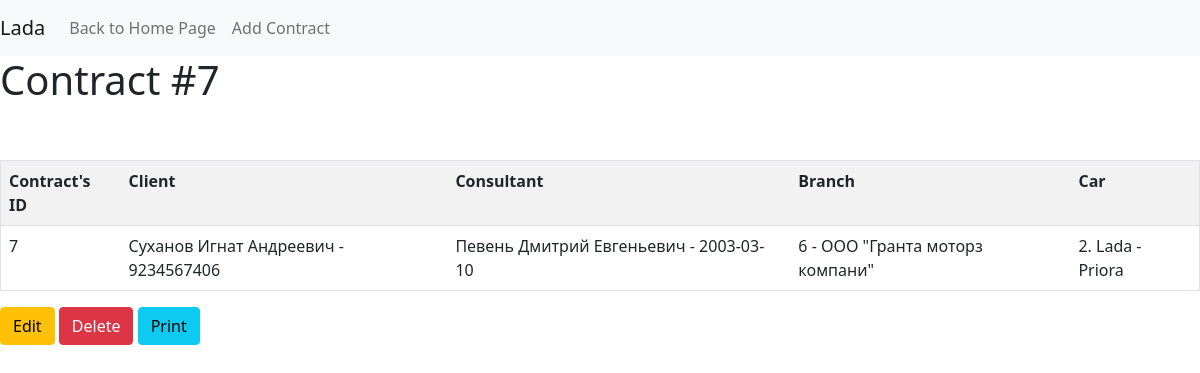
Screenshot of /contracts/7/ with the database file from the repository.
### main/models.py (models this page shows, shortened)
class Contract(models.Model):
    client = models.ForeignKey(
        to = Client,
        on_delete = models.CASCADE,
        verbose_name = 'Номер клиента',
        null = False,
    )
    consultant = models.ForeignKey(
        to = Consultant,
        on_delete = models.CASCADE,
        verbose_name = 'Номер консультанта',
        null = False,
    )
    branch = models.ForeignKey(
        to = Branch,
        on_delete = models.CASCADE,
        verbose_name = 'Номер филиала',
        null = False,
    )
    car = models.ForeignKey(
        to = Car,
        on_delete = models.CASCADE,
        verbose_name = 'Номер машины',
        null = False,
    )
    def get_update_url(self):
	    return reverse('contract_edit_url', kwargs = {'id': self.id})
    def get_delete_url(self):
        return reverse('contract_delete_url', kwargs = {'id':self.id})
    def get_print_url(self):
        return reverse('print_contract_url', kwargs = {'id':self.id})
    class Meta:
        verbose_name = 'Контракт'
        verbose_name_plural = 'Контракты'

class Client(models.Model):
    fullname = models.CharField(
        verbose_name = 'ПолноеИмя',
        max_length = 50,
        null = False,
        blank = False,
        default = '',
    )
    passport = models.CharField(
        verbose_name = 'Паспорт',
        max_length = 10,
        null = False,
        blank = False,
        default = '',
    )
    bankname = models.CharField(
        verbose_name = 'Банк',
        max_length = 25,
        null = False,
        blank = False,
        default = '',
    )
    banknumber = models.CharField(
        verbose_name = 'БанковскийСчёт',
        max_length = 20,
        null = False,
        blank = False,
        default = '',
    )
    sign = models.CharField(
        verbose_name = 'ЮридическийПризнак',
        max_length = 10,
        null = False,
        blank = False,
        default = '',
    )
    def __str__(self):
        return '{} - {}'.format(self.fullname, self.passport)
    class Meta:
        verbose_name = 'Клиент'
        verbose_name_plural = 'Клиенты'

class Consultant(models.Model):
    branch = models.ForeignKey(
        to = Branch,
        on_delete = models.CASCADE,
        verbose_name = 'Номер филиала',
        null = False,
    )
    fullname = models.CharField(
        verbose_name = 'Полное имя',
        max_length = 50,
        null = False,
        blank = False,
        default = '',
    )
    dateofbirth  = models.DateField(
        verbose_name = 'Дата рождения',
        null = False,
        blank = False,
    )
    def __str__(self):
        return '{} - {}'.format(self.fullname, self.dateofbirth)
    class Meta:
        verbose_name = 'Консультант'
        verbose_name_plural = 'Консультанты'

class Branch(models.Model):
    name = models.CharField(
        verbose_name = 'Название',
        max_length = 50,
        null = False,
        blank = False,
    )
    commandor = models.CharField(
        verbose_name = 'Руководитель',
        max_length = 50,
        null = False,
        blank = False,
    )
    inn = models.CharField(
        verbose_name = 'ИНН',
        max_length = 17,
        null = False,
        blank = False,
    )
    adress = models.CharField(
        verbose_name = 'Адресс',
        max_length = 50,
        null = False,
        blank = False,
    )
    phone = models.CharField(
        verbose_name = 'Телефон',
        max_length = 11,
        null = False,
        blank = False,
    )
    parking = models.IntegerField(
        verbose_name = 'Парк.места',
        default = 100,
        null = False,
        blank = False,
    )
    def __str__(self):
        return '{} - {}'.format(self.id, self.name, self.commandor)
    class Meta:
        verbose_name = 'Филиал'
        verbose_name_plural = 'Филиалы'

class Car(models.Model):
    brand = models.CharField(
        verbose_name = 'Бренд',
        max_length = 20,
        null = False,
        blank = False,
        default = '',
    )
    model = models.CharField(
        verbose_name = 'Модель',
        max_length = 20,
        null = False,
        blank = False,
        default = '',
    )
    bodymodel = models.CharField(
        verbose_name = 'Модель кузова',
        max_length = 20,
        null = False,
        blank = False,
        default = '',
    )
    wheelposition = models.CharField(
        verbose_name = 'Позиция руля',
        max_length = 10,
        null = False,
        blank = False,
        default = '',
    )
    drivebool = models.CharField(
        verbose_name = 'Полный привод',
        max_length = 5,
        null = False,
        blank = False,
        default = '',
    )
    type = models.CharField(
        verbose_name = 'Тип',
        max_length = 8,
        null = False,
        blank = False,
        default = '',
    )
    bodytype = models.CharField(
        verbose_name = 'Тип кузова',
        max_length = 20,
        null = False,
        blank = False,
        default = '',
    )
    bodynumber = models.IntegerField(
        verbose_name = 'Номер кузова',
        null = False,
        blank = False,
    )
    enginenumber = models.IntegerField(
        verbose_name = 'Номер двигателя',
        null = False,
        blank = False,
    )
    enginevolume = models.IntegerField(
        verbose_name = 'Объём двигателя',
        null = False,
        blank = False,
    )
    enginepower = models.IntegerField(
        verbose_name = 'Мощность двигателя',
        null = False,
        blank = False,
    )
    price = models.IntegerField(
        verbose_name = 'Цена',
        null = False,
        blank = False,
    )
    year = models.IntegerField(
        verbose_name = 'Год выпуска',
        null = False,
        blank = False,
    )
    mileage = models.IntegerField(
        verbose_name = 'Милиаж',
        null = False,
        blank = False,
    )
    def __str__(self):
        return '{}. {} - {}'.format(self.id, self.brand, self.model)
    class Meta:
        verbose_name = 'Машина'
        verbose_name_plural = 'Машины'

### main/views.py (the view)
# urls.py: path('contracts/<int:id>/',   views.ContractDetails.as_view(),   name = 'contract_details_url'),
class ContractDetails(View):
    def get(self,request,id):
        contract = Contract.objects.get(id = id)
        return render(request, 'contract/contract-details.html', context={'contract':contract})

### main/templates/contract/contract-details.html (shortened to what this page needs)
<!DOCTYPE HTML>
<html>
<head>
    <link href="https://cdn.jsdelivr.net/npm/bootstrap@5.0.0-beta3/dist/css/bootstrap.min.css" rel="stylesheet">
</head>
<body>
<nav class="navbar navbar-expand-lg navbar-light bg-light">
    <a class="navbar-brand" >Lada</a>
    <div class="collapse navbar-collapse" id="navbarSupportedContent">
        <ul class="navbar-nav mr-auto">
            <li class="nav-item">
                <a class="nav-link" href="/">Back to Home Page</a>
            </li>
            <li class="nav-item">
                <a class="nav-link" href="/contracts/add">Add Contract</a>
            </li>
        </ul>
    </div>
</nav>
<h1>Contract #{{contract.id}}</h1>
<br></br>
<table border="1" class="table table-striped">
    <tr>
        <th>Contract's ID</th>
        <th>Client</th>
        <th>Consultant</th>
        <th>Branch</th>
        <th>Car</th>
    </tr>
    <tr>
        <td>{{contract.id}}</td>
        <td>{{contract.client}}</td>
        <td>{{contract.consultant}}</td>
        <td>{{contract.branch}}</td>
        <td>{{contract.car}}</td>
    </tr>
</table>
<a href="{{contract.get_update_url}}" type="button" class="btn btn-warning">Edit</a>
<a href="{{contract.get_delete_url}}" type="button" class="btn btn-danger">Delete</a>
<a target='_blank' href="{{contract.get_print_url}}" type="button" class="btn btn-info">Print</a>
</body>
</html>

### rows the page displays
Contract: id "7", client "Суханов Игнат Андреевич - 9234567406", consultant "Певень Дмитрий Евгеньевич - 2003-03-10", branch "6 - ООО \"Гранта моторз компани\"", car "2. Lada - Priora"
